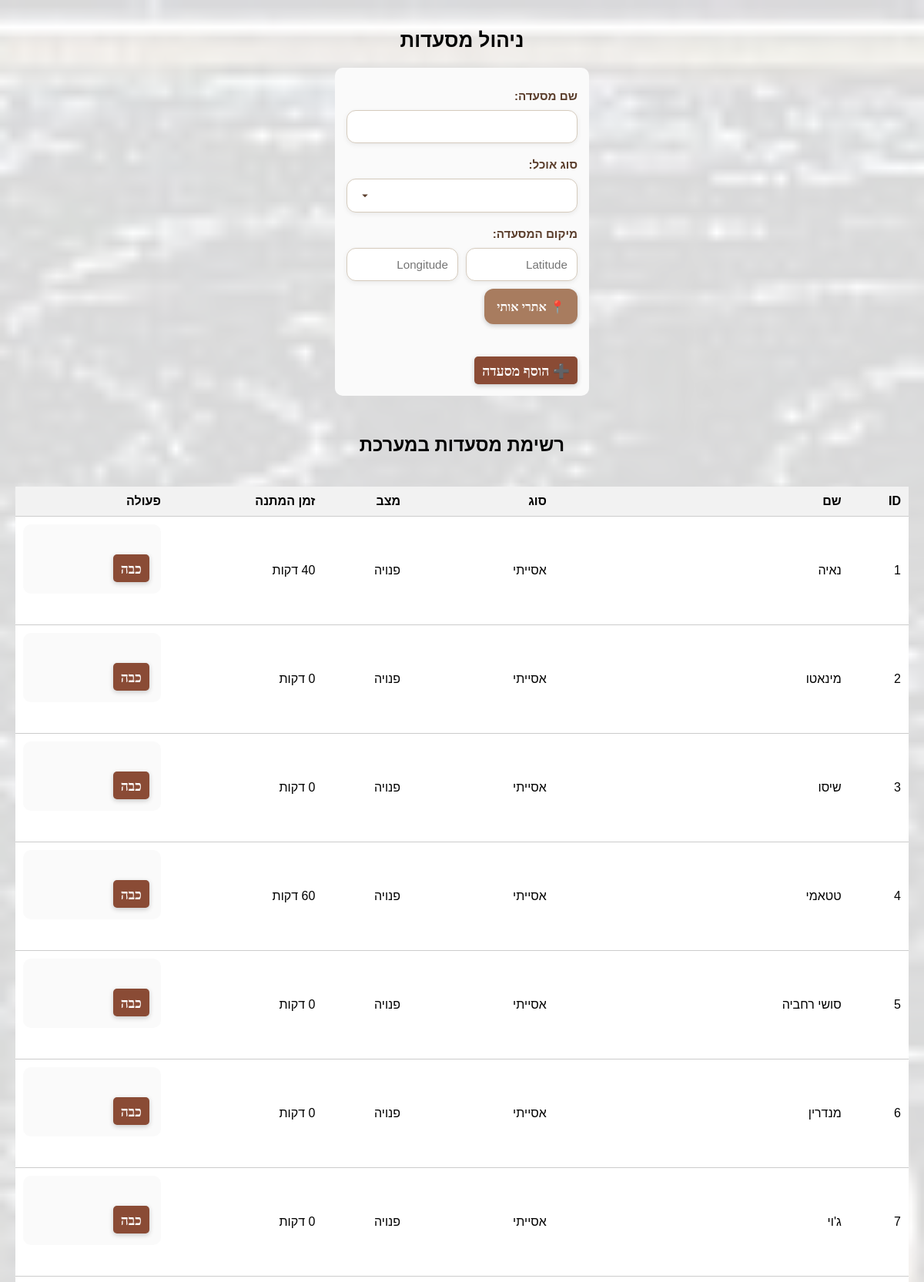
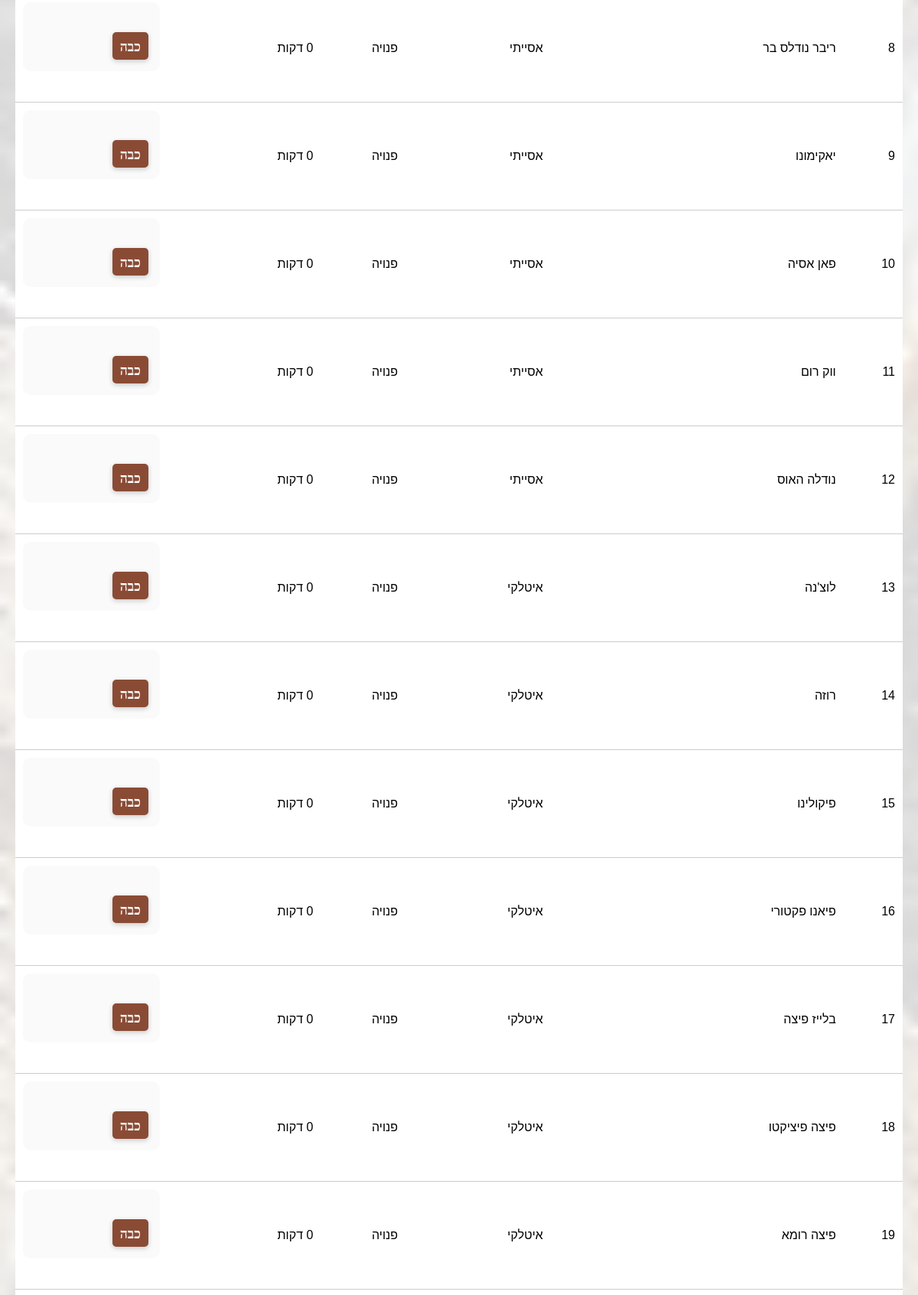
The page /admin (upper part) on the database its author committed (2 pictures, top to bottom).
### FOODI PROJECT/PROJECT/app.py (models this page shows, shortened)
class Restaurant(db.Model):
    __tablename__ = 'restaurants'
    id = db.Column(db.Integer, primary_key=True)
    name = db.Column(db.String(200), nullable=False, unique=True)
    type = db.Column(db.String(100))
    lat = db.Column(db.Float, nullable=True)
    lon = db.Column(db.Float, nullable=True)
    contact = db.Column(db.String(50))
    available = db.Column(db.Boolean, default=True)
    wait_time = db.Column(db.Integer, default=0)

### FOODI PROJECT/PROJECT/app.py (the view, shortened to what this page needs)
@app.route("/admin", methods=["GET", "POST"])
def admin_page():
    return render_template("admin.html", restaurants=Restaurant.query.all())

### FOODI PROJECT/PROJECT/templates/admin.html (shortened to what this page needs)
<!DOCTYPE html>
<html lang="he" dir="rtl">
<head>
    <link rel="stylesheet" href="/static/style.css">
</head>
<body>
<h1 class="title">ניהול מסעדות</h1>
<form action="/admin" method="POST">
    <div class="form-group">
        <label>שם מסעדה:</label>
        <input type="text" name="name" required>
    </div>
    <div class="form-group">
  <label>סוג אוכל:</label>
  <select name="type" required>
            <option value="איטלקי">
            <option value="אסייתי">
            <option value="בשרים">
  </select>
</div>
    <div class="form-group">
        <label>מיקום המסעדה:</label>
        <div class="gps-row">
            <input
                type="number"
                step="any"
                name="lat"
                id="lat"
                placeholder="Latitude"
                required
            >
            <input
                type="number"
                step="any"
                name="lon"
                id="lon"
                placeholder="Longitude"
                required
            >
        </div>
        <button type="button" id="locationBtn" class="btn">
            📍 אתרי אותי
        </button>
    </div>
    <button type="submit" class="btn">➕ הוסף מסעדה</button>
</form>
<h2>רשימת מסעדות במערכת</h2>
<table>
    <thead>
        <tr>
            <th>ID</th>
            <th>שם</th>
            <th>סוג</th>
            <th>מצב</th>
            <th>זמן המתנה</th>
            <th>פעולה</th>
        </tr>
    </thead>
    <tbody>
        {% for r in restaurants %}
        <tr>
            <td>{{ r.id }}</td>
            <td>{{ r.name }}</td>
            <td>{{ r.type }}</td>
            <td>{{ "פנויה" if r.available else "תפוסה" }}</td>
            <td>{{ r.wait_time }} דקות</td>
            <td>
                <form action="/admin/restaurant/{{ r.id }}/toggle" method="POST">
                    <button class="btn" type="submit">
                        {% if r.available %}כבה{% else %}הפעל{% endif %}
                    </button>
                </form>
            </td>
        </tr>
        {% endfor %}
    </tbody>
</table>
</body>
</html>

### FOODI PROJECT/PROJECT/static/style.css (style rules this page uses)
:root { --cream: #fef9f4; --offwhite: #f9f3ea; --sand: #e9dccb; --lightbrown: #d5bfa3; --warmbrown: #a87c5f; --deepbrown: #5a3d2b; --accent: #c65e3b; --accent-dark: #8c4b2e; }
body { margin: 0; padding: 0; direction: rtl; font-family: 'Montserrat', sans-serif; background: linear-gradient(rgba(255,255,255,0.85), rgba(255,255,255,0.85)), url("/static/restaurant-background.jpg") center/cover no-repeat fixed; min-height: 100vh; display: flex; flex-direction: column; align-items: center; }
input[type="text"], input[type="number"], input[type="tel"], input[type="email"], input[type="password"], input[list], select, textarea { width: 100%; padding: 12px; border: 1px solid #d5cbbd; border-radius: 12px; background: #fff; font-size: 0.95rem; color: var(--deepbrown); box-shadow: 0 2px 6px rgba(0,0,0,0.07); transition: border-color 0.3s, box-shadow 0.3s; box-sizing: border-box; margin-bottom: 0; text-align: right; }
form label { display: block; font-weight: 700; color: var(--deepbrown); font-size: 0.95rem; margin: 12px 0 8px; line-height: 1.3; }
select { -webkit-appearance: none; -moz-appearance: none; appearance: none; cursor: pointer; line-height: 1.2; padding-left: 44px; background-repeat: no-repeat; background-position: left 14px center; background-size: 18px 18px; }
input[type="submit"], button { margin-top: 24px; background: var(--accent); color: #fff; padding: 14px; font-size: 1.1rem; border: none; border-radius: 14px; cursor: pointer; font-family: 'Playfair Display', serif; font-weight: bold; transition: background 0.3s, transform 0.1s; box-shadow: 0 2px 6px rgba(0,0,0,0.2); }
.form-group { width: 100%; margin-bottom: 18px; }
.input-row, .gps-row { display: flex; gap: 24px; margin-bottom: 20px; }
#locationBtn { display: block; margin-top: 10px; padding: 12px 16px; background-color: var(--warmbrown); color: #fff; font-size: 1rem; font-weight: bold; border: none; border-radius: 12px; cursor: pointer; transition: background 0.3s ease; }

### FOODI PROJECT/PROJECT/templates/admin.html (style rules this page uses)
body { font-family: Arial; margin: 20px; }
table { width: 100%; border-collapse: collapse; margin-top: 20px; background: #fff; }
th, td { padding: 10px; border-bottom: 1px solid #ccc; text-align: right; }
th { background-color: #f2f2f2; }
.btn { background: #8a4b35; color: white; padding: 6px 10px; border-radius: 5px; text-decoration: none; }
.title { font-size: 26px; margin-bottom: 20px; }
form { background: #fafafa; padding: 15px; border-radius: 10px; margin-bottom: 30px; }
.gps-row { display: flex; gap: 10px; margin-bottom: 10px; }
.gps-row input { width: 145px; }

### rows shown on the page
Restaurant: id "1", name "נאיה", type "אסייתי", available "פנויה", wait_time "40", shows "כבה"
Restaurant: id "2", name "מינאטו", type "אסייתי", available "פנויה", shows "כבה"
Restaurant: id "3", name "שיסו", type "אסייתי", available "פנויה", shows "כבה"
Restaurant: id "4", name "טטאמי", type "אסייתי", available "פנויה", shows "כבה"
Restaurant: id "5", name "סושי רחביה", type "אסייתי", available "פנויה", shows "כבה"
Restaurant: id "6", name "מנדרין", type "אסייתי", available "פנויה", shows "כבה"
Restaurant: id "7", name "ג'וי", type "אסייתי", available "פנויה", shows "כבה"
Restaurant: id "8", name "ריבר נודלס בר", type "אסייתי", available "פנויה", shows "כבה"
Restaurant: id "9", name "יאקימונו", type "אסייתי", available "פנויה", shows "כבה"
Restaurant: id "10", name "פאן אסיה", type "אסייתי", available "פנויה", shows "כבה"
Restaurant: id "11", name "ווק רום", type "אסייתי", available "פנויה", shows "כבה"
Restaurant: id "12", name "נודלה האוס", type "אסייתי", available "פנויה", shows "כבה"
Restaurant: id "13", name "לוצ'נה", type "איטלקי", available "פנויה", shows "כבה"
Restaurant: id "14", name "רוזה", type "איטלקי", available "פנויה", shows "כבה"
Restaurant: id "15", name "פיקולינו", type "איטלקי", available "פנויה", shows "כבה"
Restaurant: id "16", name "פיאנו פקטורי", type "איטלקי", available "פנויה", shows "כבה"
Restaurant: id "17", name "בלייז פיצה", type "איטלקי", available "פנויה", shows "כבה"
Restaurant: id "18", name "פיצה פיציקטו", type "איטלקי", available "פנויה", shows "כבה"
Restaurant: id "19", name "פיצה רומא", type "איטלקי", available "פנויה", shows "כבה"
